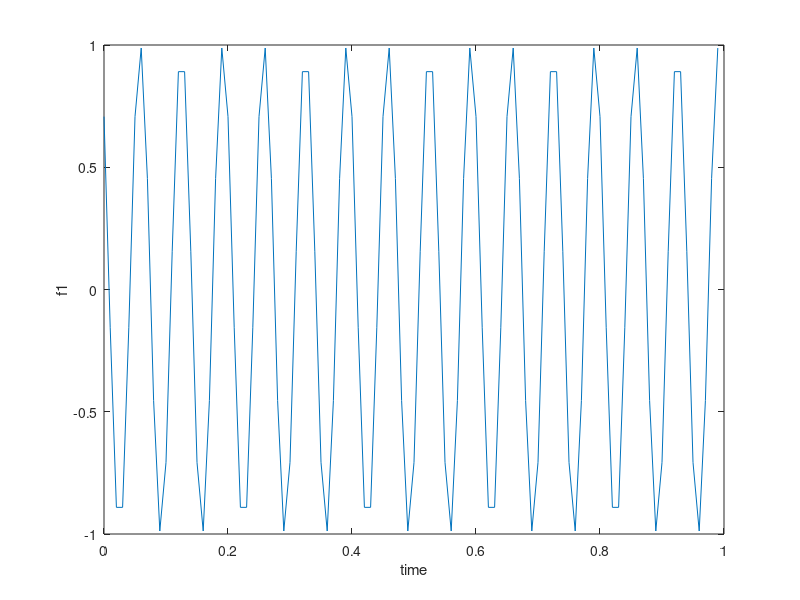
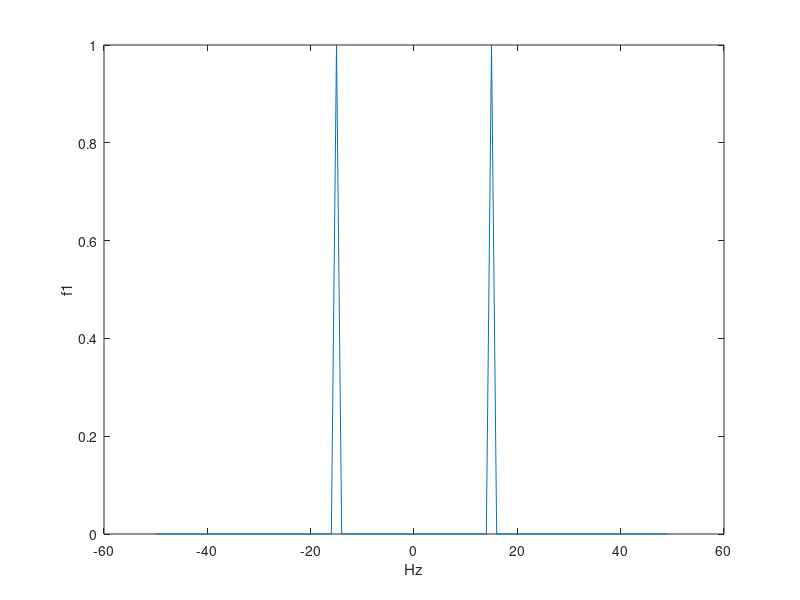
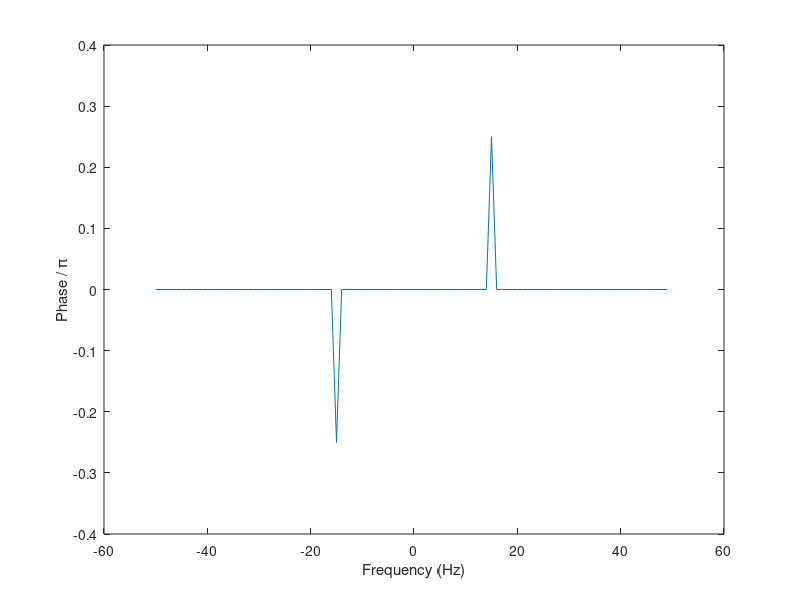

MATLAB code for these plots, in order:
clc
close all;
clear;

N=100;
t_s=0.01;
f_s=1/t_s;
t_start=0;
t_end= 1;
t=t_start:t_s:t_end-t_s;
f=-f_s/2:f_s/N:f_s/2-f_s/N;

x=cos(30*pi*t+pi/4);
y = fftshift(fft(x));
y=y/max(abs(y));
tol = 1e-6;
y(abs(y) < tol) = 0;

figure()
plot(t, x);
xlabel('time')
ylabel('f1')

figure()
plot(f, abs(y));
xlabel('Hz')
ylabel('f1')

figure()
theta = angle(y);
plot(f,theta/pi)
xlabel 'Frequency (Hz)'
ylabel 'Phase / \pi'

